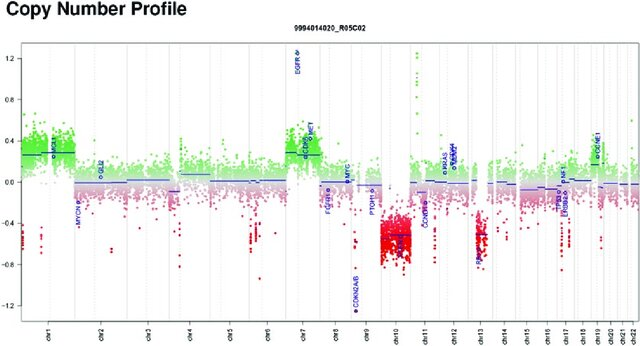
#> input picture genomics/cnv-image.jpg, 640 x 346 px, found by its file name
$ python cnv_analysis_app.py
#> lines starting #> are read from the running program, lines starting #| are printed output that depends on the picture; after the words box and inside, x2 and y2 are one past the last pixel; in counts of white or black regions, pixels touching at a corner belong together
import cv2
import numpy as np
from sklearn.ensemble import RandomForestClassifier
import joblib
import logging

# Configure logging
logging.basicConfig(level=logging.INFO)
logger = logging.getLogger(__name__)

def preprocess_image(image_path):
    """
    Preprocess the image for data extraction.
    """
    image = cv2.imread(image_path)
    gray = cv2.cvtColor(image, cv2.COLOR_BGR2GRAY)
    blurred = cv2.GaussianBlur(gray, (5, 5), 0)
    _, thresh = cv2.threshold(blurred, 127, 255, cv2.THRESH_BINARY)
    return thresh

def extract_cnv_data(processed_image):
    """
    Extract CNV data points from the processed image.
    """
    edges = cv2.Canny(processed_image, 50, 150, apertureSize=3)
    lines = cv2.HoughLines(edges, 1, np.pi / 180, 200)

    # Simplified data extraction (mock data for demonstration)
    cnv_data_points = [
        (1, 1000000, 2.5),
        (2, 2000000, 1.5),
        (3, 3000000, 3.0),
        # Add more mock data points as needed
    ]
    return cnv_data_points

def interpret_cnv_data(cnv_data_points):
    """
    Interpret CNV data to identify genomic alterations.
    """
    normal_cnv = 2
    threshold = 0.5

    gains = []
    losses = []

    for point in cnv_data_points:
        chrom, position, cnv = point
        if cnv > normal_cnv + threshold:
            gains.append((chrom, position, cnv))
        elif cnv < normal_cnv - threshold:
            losses.append((chrom, position, cnv))

    return {
        'gains': gains,
        'losses': losses,
    }

def train_model():
    """
    Train a simple tumor prediction model (mock implementation).
    """
    # Mock training data
    X = np.random.rand(100, 5)  # 100 samples, 5 features
    y = np.random.choice(['Type A', 'Type B', 'Type C'], 100)

    model = RandomForestClassifier(n_estimators=10)
    model.fit(X, y)

    joblib.dump(model, 'tumor_prediction_model.pkl')
    logger.info("Model trained and saved.")

def predict_tumor_type(interpreted_data):
    """
    Predict tumor type based on interpreted CNV data.
    """
    model = joblib.load('tumor_prediction_model.pkl')

    # Convert interpreted data to features (simplified)
    features = [
        len(interpreted_data['gains']),
        len(interpreted_data['losses']),
        sum(cnv for _, _, cnv in interpreted_data['gains']),
        sum(cnv for _, _, cnv in interpreted_data['losses']),
        len(interpreted_data['gains']) + len(interpreted_data['losses'])
    ]

    tumor_type = model.predict([features])[0]
    return tumor_type

def present_results(interpreted_data, tumor_type):
    """
    Display the analysis results.
    """
    print("CNV Analysis Results:")
    print("=====================")

    print("\nChromosomal Gains:")
    for gain in interpreted_data['gains']:
        print(f"Chromosome {gain[0]} at position {gain[1]}: Copy Number {gain[2]}")

    print("\nChromosomal Losses:")
    for loss in interpreted_data['losses']:
        print(f"Chromosome {loss[0]} at position {loss[1]}: Copy Number {loss[2]}")

    print(f"\nPredicted Tumor Type: {tumor_type}")

def main(image_path):
    """
    Main function to run the CNV analysis pipeline.
    """
    logger.info("Starting CNV analysis...")

    # Preprocess the image
    processed_image = preprocess_image(image_path)
#> in preprocess_image, image is the input picture: shape (346, 640, 3); mean B, G, R 240.5, 242.8, 242
#> in preprocess_image, `gray = cv2.cvtColor(image, cv2.COLOR_BGR2GRAY)`:
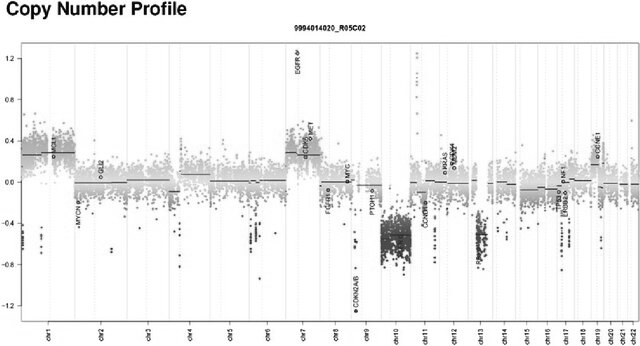
#> gray: shape (346, 640); min 0, max 255, mean 242.3
#> in preprocess_image, `blurred = cv2.GaussianBlur(gray, (5, 5), 0)`:
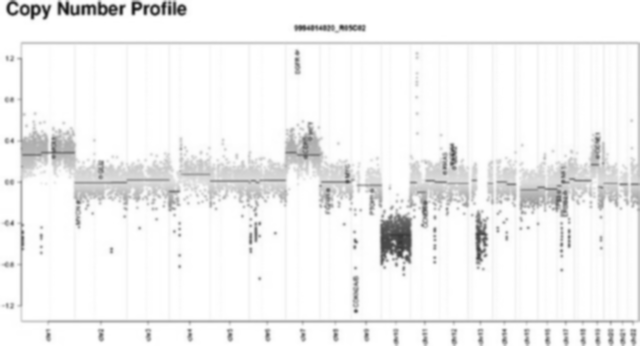
#> blurred: shape (346, 640); min 22, max 255, mean 242.3
#> in preprocess_image, `_, thresh = cv2.threshold(blurred, 127, 255, cv2.THRESH_BINARY)`:
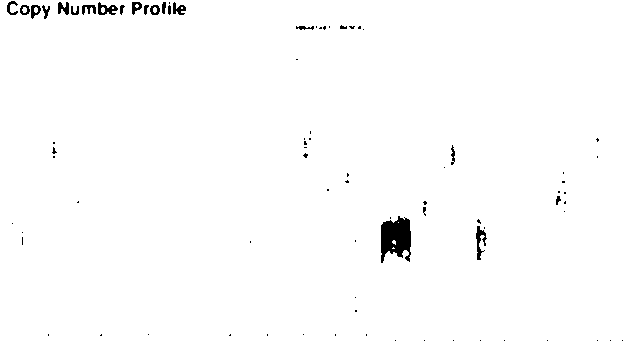
#> thresh: shape (346, 640); 98.8% white; 81 black regions (60 under 20 px), largest, box (x1, y1, x2, y2) and area: (381, 216, 411, 263) 1009, (476, 226, 487, 260) 169, (98, 2, 118, 15) 138
    logger.info("Image preprocessing completed.")

    # Extract CNV data
    cnv_data = extract_cnv_data(processed_image)
#> in extract_cnv_data, `edges = cv2.Canny(processed_image, 50, 150, apertureSize=3)`:
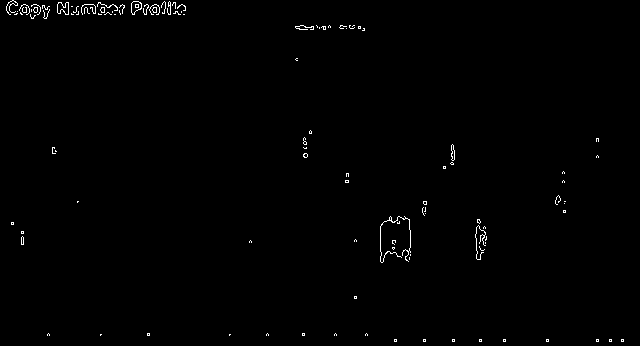
#> edges: shape (346, 640); 0.64% white in thin lines or dots
#> in extract_cnv_data, `lines = cv2.HoughLines(edges, 1, np.pi / 180, 200)`: lines = None
#> cnv_data = [(1, 1000000, 2.5), (2, 2000000, 1.5), (3, 3000000, 3)]
    logger.info("CNV data extracted.")

    # Interpret CNV data
    interpreted_data = interpret_cnv_data(cnv_data)
#> the loop in interpret_cnv_data, `for point in cnv_data_points:` made 3 passes
#> (point, position, cnv) on passes 1 to 3: ((1, 1000000, 2.5), 1000000, 2.5), ((2, 2000000, 1.5), 2000000, 1.5), ((3, 3000000, 3), 3000000, 3)
#> after the loop in interpret_cnv_data, `for point in cnv_data_points:`: gains = [(3, 3000000, 3)]; losses = []
#> interpreted_data = {'gains': [(3, 3000000, 3)], 'losses': []}
    logger.info("CNV data interpreted.")

    # Train the model (in a real scenario, this would be done separately)
    train_model()

    # Predict tumor type
    tumor_type = predict_tumor_type(interpreted_data)
#> in predict_tumor_type, `features = [ len(interpreted_data['gains']), len(interpreted_data['los..`: features = [1, 0, 3, 0, 1]
#> in predict_tumor_type, `tumor_type = model.predict([features])[0]`: tumor_type = 'Type C'
#> tumor_type = 'Type C'
    logger.info("Tumor type predicted.")

    # Present results
    present_results(interpreted_data, tumor_type)
#> the loop in present_results, `for gain in interpreted_data['gains']:` made 1 pass
#| Chromosome 3 at position 3000000: Copy Number 3.0
#| Predicted Tumor Type: Type C
    logger.info("Analysis completed.")

if __name__ == "__main__":
    # Example usage
    image_path = "genomics/cnv-image.jpg"
    main(image_path)
